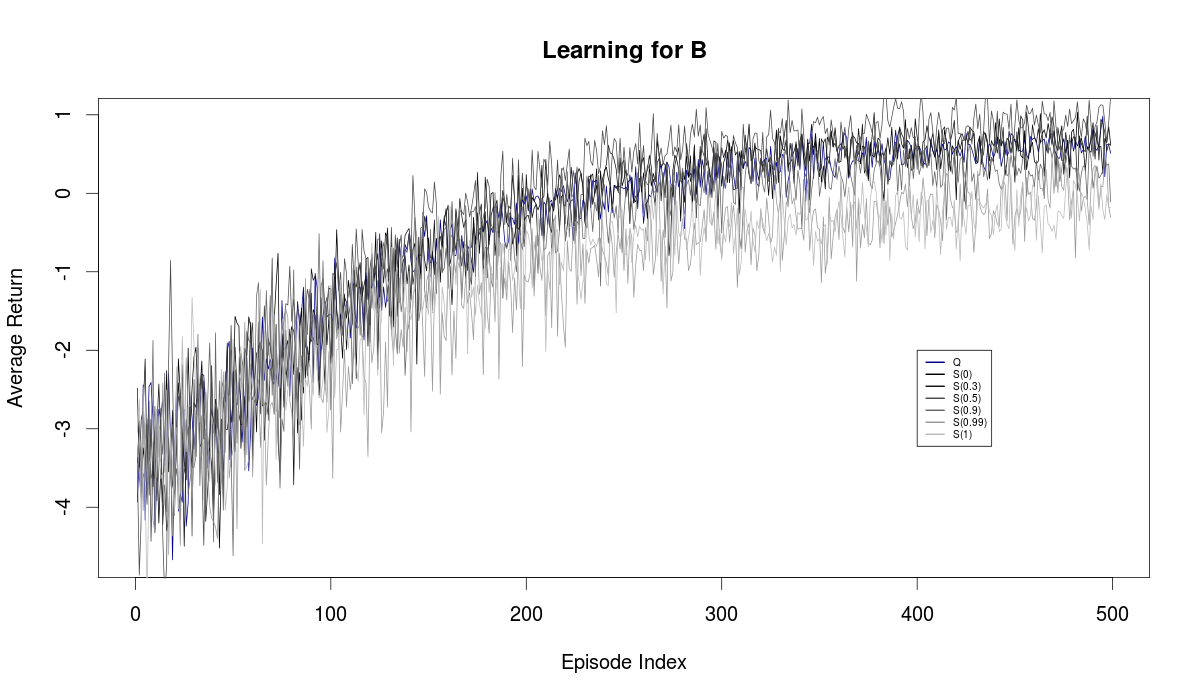

This figure's R source:
png('plot_b_return.png',width=1200,height=700,pointsize=20)

returns <- read.table(file="q_learning/B/qB_return.csv",sep=",")
returns <-apply(returns,MARGIN=2,FUN=mean)
plot(x=1:length(returns),y=returns,type="l",main="Learning for B",
     xlab="Episode Index",ylab="Average Return",col="darkblue")



returns <- read.table(file="sarsa_00/B_return.csv",sep=",")
returns <-apply(returns,MARGIN=2,FUN=mean)
lines(x=1:length(returns),y=returns,type="l",col="black")

returns <- read.table(file="sarsa_30/B_return.csv",sep=",")
returns <-apply(returns,MARGIN=2,FUN=mean)
lines(x=1:length(returns),y=returns,type="l",col="gray8")

returns <- read.table(file="sarsa_50/B_return.csv",sep=",")
returns <-apply(returns,MARGIN=2,FUN=mean)
lines(x=1:length(returns),y=returns,type="l",col="gray29")

returns <- read.table(file="sarsa_90/B_return.csv",sep=",")
returns <-apply(returns,MARGIN=2,FUN=mean)
lines(x=1:length(returns),y=returns,type="l",col="gray40")

returns <- read.table(file="sarsa_99/B_return.csv",sep=",")
returns <-apply(returns,MARGIN=2,FUN=mean)
lines(x=1:length(returns),y=returns,type="l",col="gray60")

returns <- read.table(file="sarsa_100/B_return.csv",sep=",")
returns <-apply(returns,MARGIN=2,FUN=mean)
lines(x=1:length(returns),y=returns,type="l",col="gray73")

legend(x=400,y=-2,col=c("darkblue","black","gray8","gray29","gray40","gray60","gray73"),cex=1,
       legend=c("Q","S(0)","S(0.3)","S(0.5)","S(0.9)","S(0.99)","S(1)"),lwd=2)
dev.off()

png('plot_b_steps.png',width=1200,height=700,pointsize=20)
steps <- read.table(file="q_learning/B/qB_steps.csv.corr",sep=",")
steps <-apply(steps,MARGIN=2,FUN=mean)
plot(x=1:length(steps),y=steps,type="l",main="Learning for B",
     xlab="Episode Index",ylab="Average Steps",col="darkblue",ylim=c(0,1500))



steps <- read.table(file="sarsa_00/B_steps.csv.corr",sep=",")
steps <-apply(steps,MARGIN=2,FUN=mean)
lines(x=1:length(steps),y=steps,type="l",col="black")

steps <- read.table(file="sarsa_30/B_steps.csv.corr",sep=",")
steps <-apply(steps,MARGIN=2,FUN=mean)
lines(x=1:length(steps),y=steps,type="l",col="gray8")

steps <- read.table(file="sarsa_50/B_steps.csv.corr",sep=",")
steps <-apply(steps,MARGIN=2,FUN=mean)
lines(x=1:length(steps),y=steps,type="l",col="gray29")

steps <- read.table(file="sarsa_99/B_steps.csv.corr",sep=",")
steps <-apply(steps,MARGIN=2,FUN=mean)
lines(x=1:length(steps),y=steps,type="l",col="gray40")

steps <- read.table(file="sarsa_99/B_steps.csv.corr",sep=",")
steps <-apply(steps,MARGIN=2,FUN=mean)
lines(x=1:length(steps),y=steps,type="l",col="gray60")

steps <- read.table(file="sarsa_100/B_steps.csv.corr",sep=",")
steps <-apply(steps,MARGIN=2,FUN=mean)
lines(x=1:length(steps),y=steps,type="l",col="gray73")

legend(x=400,y=1000,col=c("darkblue","black","gray8","gray29","gray40","gray60","gray73"),
       legend=c("Q","S(0)","S(0.3)","S(0.5)","S(0.9)","S(0.99)","S(1)"),lwd=2)
dev.off()
